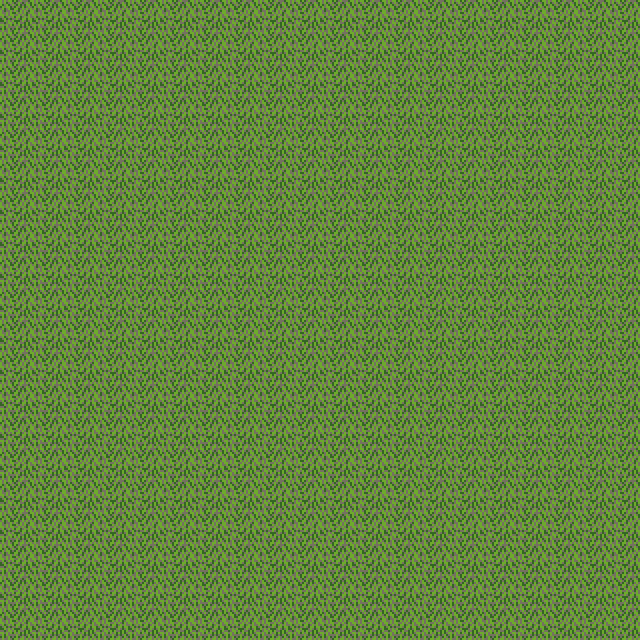

The image is a tile-based game level rendered from a .tmx file. Its description and source (layers, tilesets, objects; grid data summarised) follow:
An orthogonal 20x20 tile map with 32x32 px tiles, 2 tile layers (Floor, Walls) and 6 objects (4x enemy-spawn).

<map version="1.5" tiledversion="1.7.1" orientation="orthogonal" renderorder="right-down" width="20" height="20" tilewidth="32" tileheight="32" infinite="0" nextlayerid="4" nextobjectid="11">
 <editorsettings>
  <export target="../../../scripts/maps/kobolds.lua" format="lua" />
 </editorsettings>
 <tileset firstgid="1" source="../tilesets/dawnlike.tsx" />
 <layer id="1" name="Floor" width="20" height="20">
  <data>[400 cells, 400 non-empty, 1 distinct tile ids]</data>
 </layer>
 <layer id="2" name="Walls" width="20" height="20">
  <data>[400 cells, 0 non-empty, 0 distinct tile ids]</data>
 </layer>
 <objectgroup id="3" name="Spawns">
  <object id="1" template="../templates/player-spawn.tx" x="307.033" y="272.007" />
  <object id="2" template="../templates/player-spawn.tx" x="362.925" y="307.778" />
  <object id="5" name="enemy-spawn" x="128.179" y="144.574">
   <properties>
    <property name="name" value="Poison Frog" />
   </properties>
   <point />
  </object>
  <object id="8" name="enemy-spawn" x="524.639" y="495.575">
   <properties>
    <property name="name" value="Poison Frog" />
   </properties>
   <point />
  </object>
  <object id="9" name="enemy-spawn" x="555.939" y="147.555">
   <properties>
    <property name="name" value="Poison Frog" />
   </properties>
   <point />
  </object>
  <object id="10" name="enemy-spawn" x="206.428" y="501.537">
   <properties>
    <property name="name" value="Poison Frog" />
   </properties>
   <point />
  </object>
 </objectgroup>
</map>